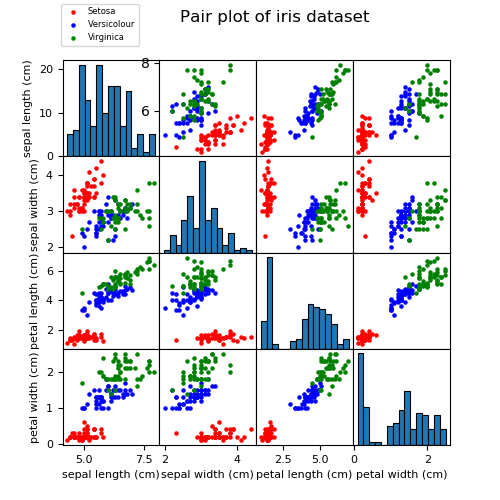

Write the Python code that produced this figure.
"""Spring 2019 COMSW 4995: Applied Machine Learning.

UNI: nl2643
Homework 1 Task 2.2

Create pair-plot of iris dataset using only numpy and matplotlib.

"""

from sklearn.datasets import load_iris
import numpy as np
import matplotlib.pyplot as plt


def transposeArray(data):
    """Tranpose array for plotting."""
    arr = [[] for i in range(0, len(data[0]))]
    for row in data:
        for i in range(0, len(data[0])):
            arr[i].append(row[i])
    return np.array(arr)


def generatePairPlots(data, col, columns):
    """Generate pair plot from an array."""
    numvars, numpoints = data.shape
    fig, ax = plt.subplots(numvars, numvars, figsize=(5, 5))
    classes = ['Setosa', 'Versicolour', 'Virginica']
    cdict = {0: 'red', 1: 'blue', 2: 'green'}
    for i in range(0, numvars):
        for j in range(0, numvars):
            if i != j:
                for index, type in enumerate(classes):
                    ix = np.where(col == index)
                    ax[j, i].scatter(data[i][ix], data[j][ix],
                                     c=cdict[index], label=type, s=5)
            else:
                ax[j, i].hist(data[i], bins=15,
                              edgecolor='black', linewidth=.8)
            if i == 0:
                ax[j, i].set_ylabel(columns[j], {'size': 8})
                ax[j, i].tick_params(axis='y', labelsize=8)
            elif (i == 1 and j == 0):
                pass
            else:
                ax[j, i].set_yticklabels([])
                ax[j, i].set_yticks([])
            if j == (numvars - 1):
                ax[j, i].set_xlabel(columns[i], {'size': 8})
                ax[j, i].tick_params(axis='x', labelsize=8)
            else:
                ax[j, i].set_xticklabels([])
                ax[j, i].set_xticks([])
    plt.subplots_adjust(wspace=0, hspace=0)
    fig.suptitle('Pair plot of iris dataset', x=0.55)
    handles, labels = ax[1, 2].get_legend_handles_labels()
    fig.legend(handles, labels, loc="lower center", bbox_to_anchor=(0.2, 0.9),
               prop={'size': 6})
    plt.savefig('task2/task22.png')
    plt.show()


def main():
    """Define main function."""
    # load iris dataset
    irisdata = load_iris()
    columns = ['sepal length (cm)', 'sepal width (cm)',
               'petal length (cm)', 'petal width (cm)']
    irisdata_t = transposeArray(irisdata['data'])
    irisdata_class = irisdata['target']
    generatePairPlots(irisdata_t, irisdata_class, columns)


main()
